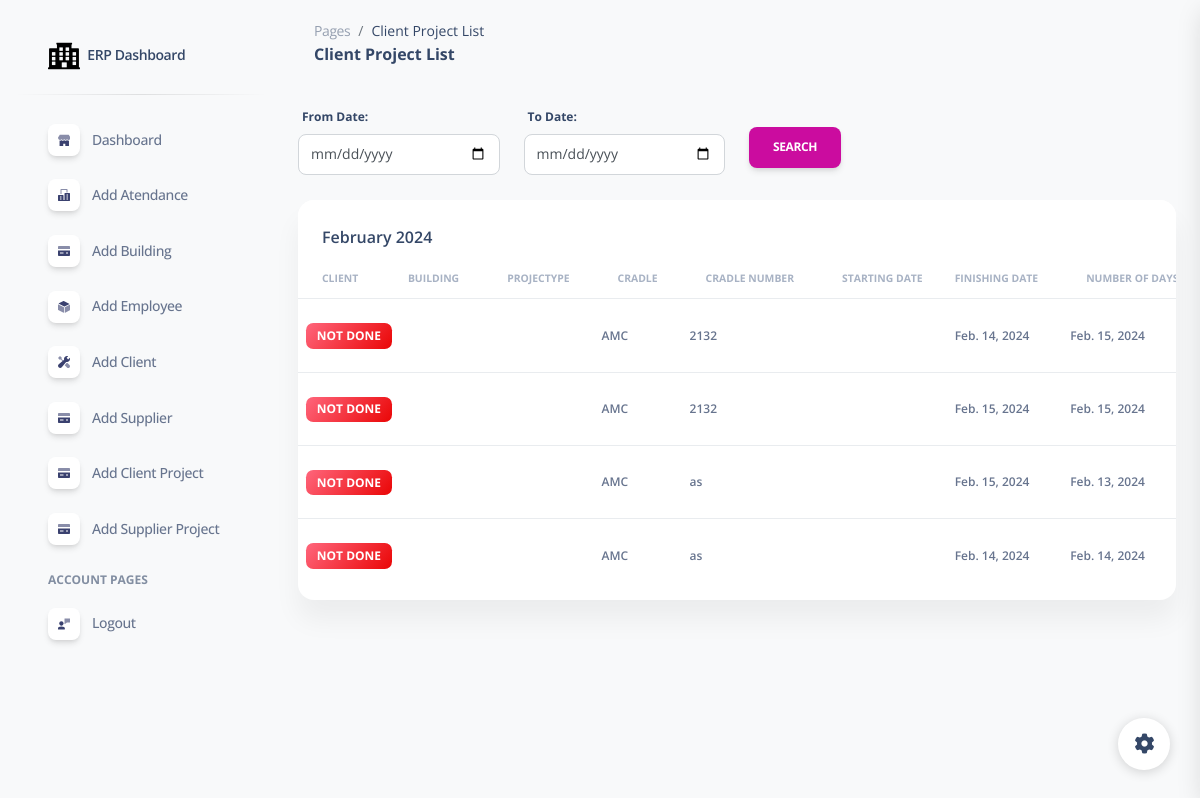
/project_list/ (signed in), run on an earlier commit of the app's database.
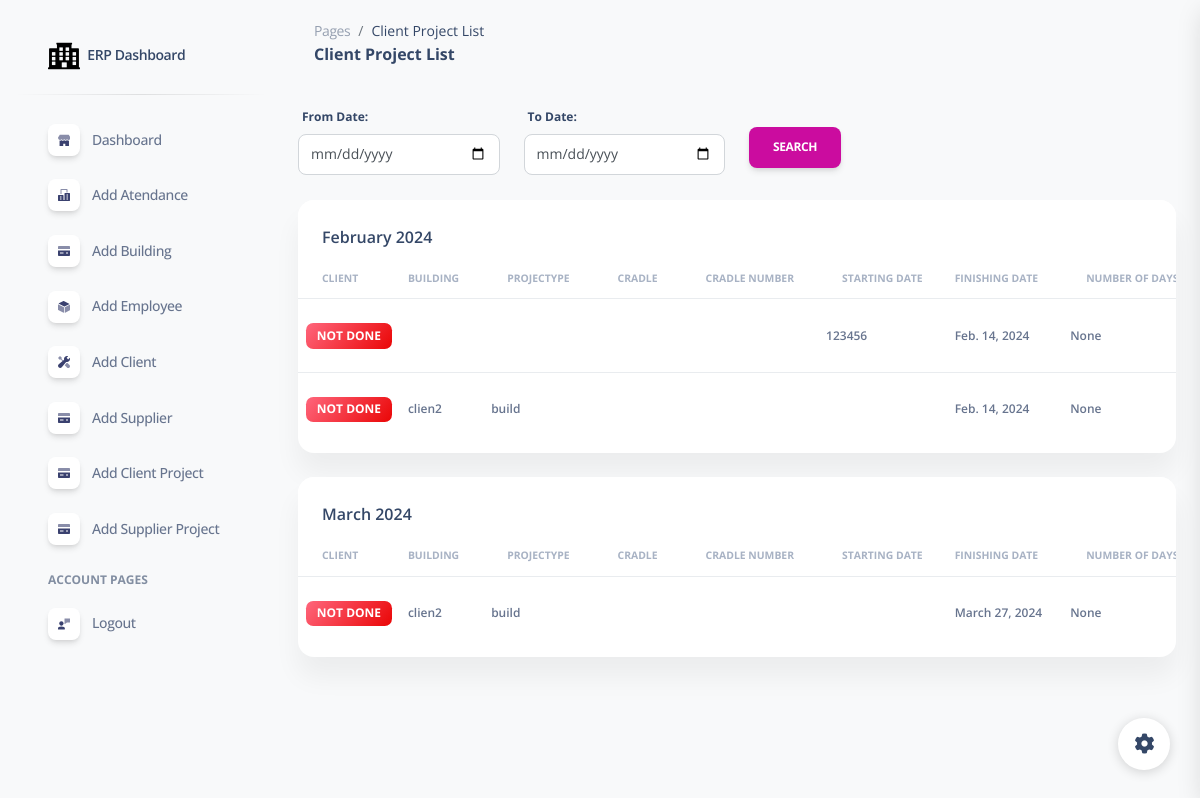
And on a later commit of the database.
### erpapp/models.py (models this page shows)
class Project(models.Model):
    client = models.CharField(max_length=50)
    building = models.CharField(max_length=50)
    PROJECT_TYPE_CHOICES = [
    ('AMC', 'AMC'),
    ('LPO', 'LPO'),
    ('Workorder', 'Workorder'),
    ]
    projectype = models.CharField(max_length=20, choices=PROJECT_TYPE_CHOICES)
    cradle_number = models.CharField(max_length=50)
    starting_date = models.DateField(null=True, blank=True)
    finishing_date = models.DateField(null=True, blank=True)
    number_of_days = models.IntegerField()
    team = models.CharField(max_length=255)
    SubcontratorName = models.CharField(max_length=255)
    Buildingtype = models.CharField(max_length=255)
    No_of_Floors = models.CharField(null=True,max_length=255)
    materials_used = models.TextField()
    receipt = models.CharField(max_length=50)
    invoice_number = models.CharField(max_length=50)
    vat = models.DecimalField(max_digits=5, decimal_places=2)
    amount = models.DecimalField(max_digits=10, decimal_places=2)
    total_amount = models.DecimalField(max_digits=10, decimal_places=2)
    payment_received = models.CharField(max_length=255)
    received_date = models.CharField(max_length=255)
    bank_name= models.CharField(max_length=255)
    comments = models.TextField()
    Payable_Pending = models.CharField(max_length=255)
    Subcontrator_invoice = models.CharField(max_length=255)
    cradle_number_input = models.CharField(max_length=255)
    paid = models.CharField(max_length=255)
    paid_date = models.CharField(max_length=255)
    amc_start_date = models.DateField(null=True, blank=True)
    amc_end_date = models.DateField(null=True, blank=True)
    yearly_cycle = models.CharField(max_length=50, choices=[('Yearly 1', 'Yearly 1'), ('Yearly 2', 'Yearly 2'), ('Yearly 3', 'Yearly 3'),('Yearly 4', 'Yearly 4')], null=True, blank=True)
    lpo_field = models.CharField(max_length=50, null=True, blank=True)
    workorder_type = models.CharField(max_length=50, choices=[('Normal 2', 'Normal 2'), ('Normal 3', 'Normal 3'), ('Critical', 'Critical')], null=True, blank=True)
    def is_fully_entered(self):
        required_fields = [self.starting_date, self.finishing_date, self.payment_received]
        return all(field for field in required_fields)

### erpapp/views.py (the view)
# urls.py: path('project_list/',project_list,name='project_list',),
@login_required
def project_list(request):
    from_date_str = request.GET.get('from_date')
    to_date_str = request.GET.get('to_date')
    try:
        from_date = datetime.strptime(from_date_str, '%Y-%m-%d') if from_date_str else None
        to_date = datetime.strptime(to_date_str, '%Y-%m-%d') if to_date_str else None
    except ValueError:
        return render(request, 'error.html', {'error_message': 'Invalid date format'})
    filter_conditions = Q()
    if from_date:
        filter_conditions &= Q(starting_date__gte=from_date)
    if to_date:
        filter_conditions &= Q(finishing_date__lte=to_date)
    Projectlist = Project.objects.filter(filter_conditions)
    return render(request, 'project_list.html', {'Projectlist': Projectlist})

### erpapp/templates/project_list.html (shortened to what the changed rows need)
{% extends 'base.html' %}
{% load static %}
{% block content %}
<!DOCTYPE html>
<html lang="en">
<head>
  <link href="{% static  'css/nucleo-icons.css' %}" rel="stylesheet" />
  <link href="{% static  'css/nucleo-svg.css' %}" rel="stylesheet" />
  <link href="{% static '/css/nucleo-svg.css' %}" rel="stylesheet" />
  <link id="pagestyle" href="{% static 'css/soft-ui-dashboard.css' %}" rel="stylesheet" />
</head>
<body class="g-sidenav-show  bg-gray-100">
<main class="main-content position-relative max-height-vh-100 h-100 mt-1 border-radius-lg ">
    <div class="container-fluid py-4">
       <form method="GET" action="{% url 'project_list' %}">
      <div class="row">
        <div class="col-12">
          {% regroup Projectlist by starting_date|date:"F Y" as project_list_by_month %}
          {% for month in project_list_by_month %}
            <div class="card mb-4">
              <div class="card-header pb-0">
                <h6>{{ month.grouper }}</h6>
              </div>
              <div class="card-body px-0 pt-0 pb-2">
                <div class="table-responsive p-0">
                  <table class="table align-items-center mb-0">
                    <thead>
                    <tr>
                        <th class="text-uppercase text-secondary text-xxs font-weight-bolder opacity-7">Client</th>
                        <th class="text-uppercase text-secondary text-xxs font-weight-bolder opacity-7 ps-2">Building</th>
                        <th class="text-center text-uppercase text-secondary text-xxs font-weight-bolder opacity-7">Projectype</th>
                        <th class="text-center text-uppercase text-secondary text-xxs font-weight-bolder opacity-7">Cradle</th>
                        <th class="text-center text-uppercase text-secondary text-xxs font-weight-bolder opacity-7">Cradle Number</th>
                        <th class="text-uppercase text-secondary text-xxs font-weight-bolder opacity-7">Starting date</th>
                        <th class="text-uppercase text-secondary text-xxs font-weight-bolder opacity-7 ps-2">Finishing date</th>
                        <th class="text-center text-uppercase text-secondary text-xxs font-weight-bolder opacity-7">Number of days</th>
                    </tr>
                  </thead>
                  <tbody>
                    {% regroup month.list by projectype as project_list_by_type %}
                    {% for project_type in project_list_by_type %}
                    {% for Projectlist in month.list %}
                    <tr>
                      <td>
                        {% if Projectlist.is_fully_entered %}
                            <span class="badge badge-sm bg-gradient-success">Done</span>
                        {% else %}
                            <span class="badge badge-sm bg-gradient-danger">Not Done</span>
                        {% endif %}
                    </td>
                      <td>
                        <p class="text-xs font-weight-bold mb-0">{{Projectlist.client}}</p>
                      </td>
                      <td>
                        <p class="text-xs font-weight-bold mb-0">{{Projectlist.building}}</p>
                      </td>
                      <td>
                        <p class="text-xs font-weight-bold mb-0">{{Projectlist.projectype}}</p>
                      </td>
                      <td>
                        <p class="text-xs font-weight-bold mb-0">{{Projectlist.cradle_number}}</p>
                      </td>
                      <td>
                        <p class="text-xs font-weight-bold mb-0">{{Projectlist.cradle_number_input}}</p>
                      </td>
                      <td>
                        <p class="text-xs font-weight-bold mb-0">{{Projectlist.starting_date}}</p>
                      </td>
                      <td>
                        <p class="text-xs font-weight-bold mb-0">{{Projectlist.finishing_date}}</p>
                      </td>
                    </tr>
                    {% endfor %}
                     {% endfor %}
                  </tbody>
                </table>
              </div>
            </div>
          </div>
          {% endfor %}
        </div>
      </form>
      </div>
{% endblock %}

What changed in the data, as far as the page shows it:
removed Project: payment_received "NOT DONE", projectype "AMC", cradle_number "2132", starting_date "Feb. 14, 2024", finishing_date "Feb. 15, 2024"
removed Project: payment_received "NOT DONE", projectype "AMC", cradle_number "2132", starting_date "Feb. 15, 2024", finishing_date "Feb. 15, 2024"
removed Project: payment_received "NOT DONE", projectype "AMC", cradle_number "as", starting_date "Feb. 15, 2024", finishing_date "Feb. 13, 2024"
removed Project: payment_received "NOT DONE", projectype "AMC", cradle_number "as", starting_date "Feb. 14, 2024", finishing_date "Feb. 14, 2024"
added Project: payment_received "NOT DONE", cradle_number_input "123456", starting_date "Feb. 14, 2024", finishing_date "None"
added Project: payment_received "NOT DONE", client "clien2", building "build", starting_date "Feb. 14, 2024", finishing_date "None"
added Project: payment_received "NOT DONE", client "clien2", building "build", starting_date "March 27, 2024", finishing_date "None"
Also different on the page:
new list line: "March 2024 CLIENT BUILDING PROJECTYPE CRADLE CRADLE NUMBER STARTING DATE FINISHING DATE NUMBER OF…"
